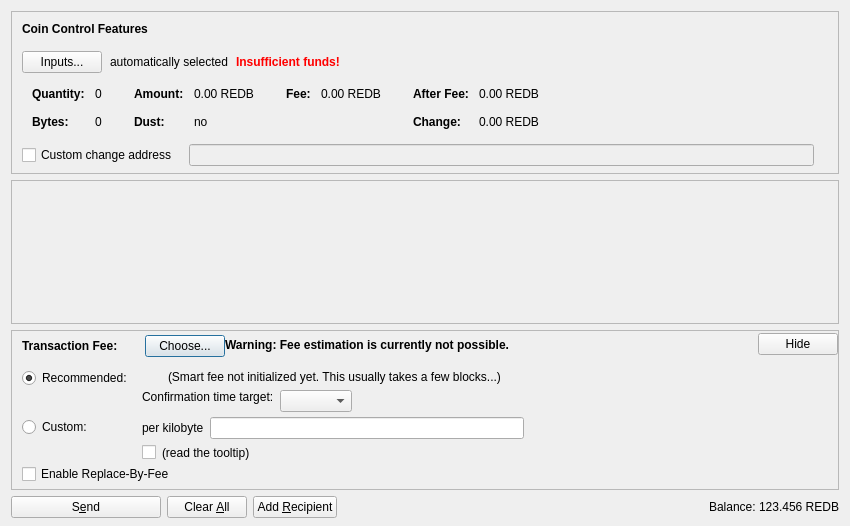
<?xml version="1.0" encoding="UTF-8"?>
<ui version="4.0">
 <class>SendCoinsDialog</class>
 <widget class="QDialog" name="SendCoinsDialog">
  <property name="geometry">
   <rect>
    <x>0</x>
    <y>0</y>
    <width>850</width>
    <height>526</height>
   </rect>
  </property>
  <property name="windowTitle">
   <string>Send Coins</string>
  </property>
  <layout class="QVBoxLayout" name="verticalLayout" stretch="0,1,0,0">
   <property name="bottomMargin">
    <number>8</number>
   </property>
   <item>
    <widget class="QFrame" name="frameCoinControl">
     <property name="sizePolicy">
      <sizepolicy hsizetype="Expanding" vsizetype="Expanding">
       <horstretch>0</horstretch>
       <verstretch>0</verstretch>
      </sizepolicy>
     </property>
     <property name="maximumSize">
      <size>
       <width>16777215</width>
       <height>16777215</height>
      </size>
     </property>
     <property name="frameShape">
      <enum>QFrame::StyledPanel</enum>
     </property>
     <property name="frameShadow">
      <enum>QFrame::Sunken</enum>
     </property>
     <layout class="QVBoxLayout" name="verticalLayoutCoinControl2">
      <property name="spacing">
       <number>0</number>
      </property>
      <property name="leftMargin">
       <number>0</number>
      </property>
      <property name="topMargin">
       <number>0</number>
      </property>
      <property name="rightMargin">
       <number>0</number>
      </property>
      <property name="bottomMargin">
       <number>6</number>
      </property>
      <item>
       <layout class="QVBoxLayout" name="verticalLayoutCoinControl" stretch="0,0,0,0,1">
        <property name="spacing">
         <number>0</number>
        </property>
        <property name="leftMargin">
         <number>10</number>
        </property>
        <property name="topMargin">
         <number>10</number>
        </property>
        <item>
         <layout class="QHBoxLayout" name="horizontalLayoutCoinControl1">
          <property name="bottomMargin">
           <number>15</number>
          </property>
          <item>
           <widget class="QLabel" name="labelCoinControlFeatures">
            <property name="sizePolicy">
             <sizepolicy hsizetype="Preferred" vsizetype="Maximum">
              <horstretch>0</horstretch>
              <verstretch>0</verstretch>
             </sizepolicy>
            </property>
            <property name="font">
             <font>
              <weight>75</weight>
              <bold>true</bold>
             </font>
            </property>
            <property name="styleSheet">
             <string notr="true">font-weight:bold;</string>
            </property>
            <property name="text">
             <string>Coin Control Features</string>
            </property>
           </widget>
          </item>
         </layout>
        </item>
        <item>
         <layout class="QHBoxLayout" name="horizontalLayoutCoinControl2" stretch="0,0,0,0">
          <property name="spacing">
           <number>8</number>
          </property>
          <property name="bottomMargin">
           <number>10</number>
          </property>
          <item>
           <widget class="QPushButton" name="pushButtonCoinControl">
            <property name="styleSheet">
             <string notr="true"/>
            </property>
            <property name="text">
             <string>Inputs...</string>
            </property>
            <property name="autoDefault">
             <bool>false</bool>
            </property>
           </widget>
          </item>
          <item>
           <widget class="QLabel" name="labelCoinControlAutomaticallySelected">
            <property name="text">
             <string>automatically selected</string>
            </property>
            <property name="margin">
             <number>5</number>
            </property>
           </widget>
          </item>
          <item>
           <widget class="QLabel" name="labelCoinControlInsuffFunds">
            <property name="font">
             <font>
              <weight>75</weight>
              <bold>true</bold>
             </font>
            </property>
            <property name="styleSheet">
             <string notr="true">color:red;font-weight:bold;</string>
            </property>
            <property name="text">
             <string>Insufficient funds!</string>
            </property>
            <property name="margin">
             <number>5</number>
            </property>
           </widget>
          </item>
          <item>
           <spacer name="horizontalSpacerCoinControl">
            <property name="orientation">
             <enum>Qt::Horizontal</enum>
            </property>
            <property name="sizeHint" stdset="0">
             <size>
              <width>40</width>
              <height>1</height>
             </size>
            </property>
           </spacer>
          </item>
         </layout>
        </item>
        <item>
         <widget class="QWidget" name="widgetCoinControl" native="true">
          <property name="sizePolicy">
           <sizepolicy hsizetype="Preferred" vsizetype="Preferred">
            <horstretch>0</horstretch>
            <verstretch>0</verstretch>
           </sizepolicy>
          </property>
          <property name="minimumSize">
           <size>
            <width>0</width>
            <height>0</height>
           </size>
          </property>
          <property name="styleSheet">
           <string notr="true"/>
          </property>
          <layout class="QHBoxLayout" name="horizontalLayoutCoinControl5">
           <property name="leftMargin">
            <number>0</number>
           </property>
           <property name="topMargin">
            <number>0</number>
           </property>
           <property name="rightMargin">
            <number>0</number>
           </property>
           <property name="bottomMargin">
            <number>0</number>
           </property>
           <item>
            <layout class="QHBoxLayout" name="horizontalLayoutCoinControl3" stretch="0,0,0,1">
             <property name="spacing">
              <number>20</number>
             </property>
             <property name="topMargin">
              <number>0</number>
             </property>
             <property name="bottomMargin">
              <number>10</number>
             </property>
             <item>
              <layout class="QFormLayout" name="formLayoutCoinControl1">
               <property name="horizontalSpacing">
                <number>10</number>
               </property>
               <property name="verticalSpacing">
                <number>14</number>
               </property>
               <property name="leftMargin">
                <number>10</number>
               </property>
               <property name="topMargin">
                <number>4</number>
               </property>
               <property name="rightMargin">
                <number>6</number>
               </property>
               <item row="0" column="0">
                <widget class="QLabel" name="labelCoinControlQuantityText">
                 <property name="font">
                  <font>
                   <weight>75</weight>
                   <bold>true</bold>
                  </font>
                 </property>
                 <property name="text">
                  <string>Quantity:</string>
                 </property>
                 <property name="margin">
                  <number>0</number>
                 </property>
                </widget>
               </item>
               <item row="0" column="1">
                <widget class="QLabel" name="labelCoinControlQuantity">
                 <property name="cursor">
                  <cursorShape>IBeamCursor</cursorShape>
                 </property>
                 <property name="contextMenuPolicy">
                  <enum>Qt::ActionsContextMenu</enum>
                 </property>
                 <property name="text">
                  <string notr="true">0</string>
                 </property>
                 <property name="margin">
                  <number>0</number>
                 </property>
                 <property name="textInteractionFlags">
                  <set>Qt::LinksAccessibleByMouse|Qt::TextSelectableByKeyboard|Qt::TextSelectableByMouse</set>
                 </property>
                </widget>
               </item>
               <item row="1" column="0">
                <widget class="QLabel" name="labelCoinControlBytesText">
                 <property name="font">
                  <font>
                   <weight>75</weight>
                   <bold>true</bold>
                  </font>
                 </property>
                 <property name="text">
                  <string>Bytes:</string>
                 </property>
                </widget>
               </item>
               <item row="1" column="1">
                <widget class="QLabel" name="labelCoinControlBytes">
                 <property name="cursor">
                  <cursorShape>IBeamCursor</cursorShape>
                 </property>
                 <property name="contextMenuPolicy">
                  <enum>Qt::ActionsContextMenu</enum>
                 </property>
                 <property name="text">
                  <string notr="true">0</string>
                 </property>
                 <property name="textInteractionFlags">
                  <set>Qt::LinksAccessibleByMouse|Qt::TextSelectableByKeyboard|Qt::TextSelectableByMouse</set>
                 </property>
                </widget>
               </item>
              </layout>
             </item>
             <item>
              <layout class="QFormLayout" name="formLayoutCoinControl2">
               <property name="horizontalSpacing">
                <number>10</number>
               </property>
               <property name="verticalSpacing">
                <number>14</number>
               </property>
               <property name="leftMargin">
                <number>6</number>
               </property>
               <property name="topMargin">
                <number>4</number>
               </property>
               <property name="rightMargin">
                <number>6</number>
               </property>
               <item row="0" column="0">
                <widget class="QLabel" name="labelCoinControlAmountText">
                 <property name="font">
                  <font>
                   <weight>75</weight>
                   <bold>true</bold>
                  </font>
                 </property>
                 <property name="text">
                  <string>Amount:</string>
                 </property>
                 <property name="margin">
                  <number>0</number>
                 </property>
                </widget>
               </item>
               <item row="0" column="1">
                <widget class="QLabel" name="labelCoinControlAmount">
                 <property name="cursor">
                  <cursorShape>IBeamCursor</cursorShape>
                 </property>
                 <property name="contextMenuPolicy">
                  <enum>Qt::ActionsContextMenu</enum>
                 </property>
                 <property name="text">
                  <string notr="true">0.00 REDB</string>
                 </property>
                 <property name="textInteractionFlags">
                  <set>Qt::LinksAccessibleByMouse|Qt::TextSelectableByKeyboard|Qt::TextSelectableByMouse</set>
                 </property>
                </widget>
               </item>
               <item row="1" column="0">
                <widget class="QLabel" name="labelCoinControlLowOutputText">
                 <property name="font">
                  <font>
                   <weight>75</weight>
                   <bold>true</bold>
                  </font>
                 </property>
                 <property name="text">
                  <string>Dust:</string>
                 </property>
                </widget>
               </item>
               <item row="1" column="1">
                <widget class="QLabel" name="labelCoinControlLowOutput">
                 <property name="cursor">
                  <cursorShape>IBeamCursor</cursorShape>
                 </property>
                 <property name="contextMenuPolicy">
                  <enum>Qt::ActionsContextMenu</enum>
                 </property>
                 <property name="text">
                  <string notr="true">no</string>
                 </property>
                 <property name="textInteractionFlags">
                  <set>Qt::LinksAccessibleByMouse|Qt::TextSelectableByKeyboard|Qt::TextSelectableByMouse</set>
                 </property>
                </widget>
               </item>
              </layout>
             </item>
             <item>
              <layout class="QFormLayout" name="formLayoutCoinControl3">
               <property name="horizontalSpacing">
                <number>10</number>
               </property>
               <property name="verticalSpacing">
                <number>14</number>
               </property>
               <property name="leftMargin">
                <number>6</number>
               </property>
               <property name="topMargin">
                <number>4</number>
               </property>
               <property name="rightMargin">
                <number>6</number>
               </property>
               <item row="0" column="0">
                <widget class="QLabel" name="labelCoinControlFeeText">
                 <property name="font">
                  <font>
                   <weight>75</weight>
                   <bold>true</bold>
                  </font>
                 </property>
                 <property name="text">
                  <string>Fee:</string>
                 </property>
                 <property name="margin">
                  <number>0</number>
                 </property>
                </widget>
               </item>
               <item row="0" column="1">
                <widget class="QLabel" name="labelCoinControlFee">
                 <property name="cursor">
                  <cursorShape>IBeamCursor</cursorShape>
                 </property>
                 <property name="contextMenuPolicy">
                  <enum>Qt::ActionsContextMenu</enum>
                 </property>
                 <property name="text">
                  <string notr="true">0.00 REDB</string>
                 </property>
                 <property name="textInteractionFlags">
                  <set>Qt::LinksAccessibleByMouse|Qt::TextSelectableByKeyboard|Qt::TextSelectableByMouse</set>
                 </property>
                </widget>
               </item>
              </layout>
             </item>
             <item>
              <layout class="QFormLayout" name="formLayoutCoinControl4">
               <property name="horizontalSpacing">
                <number>10</number>
               </property>
               <property name="verticalSpacing">
                <number>14</number>
               </property>
               <property name="leftMargin">
                <number>6</number>
               </property>
               <property name="topMargin">
                <number>4</number>
               </property>
               <property name="rightMargin">
                <number>6</number>
               </property>
               <item row="0" column="0">
                <widget class="QLabel" name="labelCoinControlAfterFeeText">
                 <property name="font">
                  <font>
                   <weight>75</weight>
                   <bold>true</bold>
                  </font>
                 </property>
                 <property name="text">
                  <string>After Fee:</string>
                 </property>
                 <property name="margin">
                  <number>0</number>
                 </property>
                </widget>
               </item>
               <item row="0" column="1">
                <widget class="QLabel" name="labelCoinControlAfterFee">
                 <property name="cursor">
                  <cursorShape>IBeamCursor</cursorShape>
                 </property>
                 <property name="contextMenuPolicy">
                  <enum>Qt::ActionsContextMenu</enum>
                 </property>
                 <property name="text">
                  <string notr="true">0.00 REDB</string>
                 </property>
                 <property name="textInteractionFlags">
                  <set>Qt::LinksAccessibleByMouse|Qt::TextSelectableByKeyboard|Qt::TextSelectableByMouse</set>
                 </property>
                </widget>
               </item>
               <item row="1" column="0">
                <widget class="QLabel" name="labelCoinControlChangeText">
                 <property name="font">
                  <font>
                   <weight>75</weight>
                   <bold>true</bold>
                  </font>
                 </property>
                 <property name="text">
                  <string>Change:</string>
                 </property>
                </widget>
               </item>
               <item row="1" column="1">
                <widget class="QLabel" name="labelCoinControlChange">
                 <property name="cursor">
                  <cursorShape>IBeamCursor</cursorShape>
                 </property>
                 <property name="contextMenuPolicy">
                  <enum>Qt::ActionsContextMenu</enum>
                 </property>
                 <property name="text">
                  <string notr="true">0.00 REDB</string>
                 </property>
                 <property name="textInteractionFlags">
                  <set>Qt::LinksAccessibleByMouse|Qt::TextSelectableByKeyboard|Qt::TextSelectableByMouse</set>
                 </property>
                </widget>
               </item>
              </layout>
             </item>
            </layout>
           </item>
          </layout>
         </widget>
        </item>
        <item>
         <layout class="QHBoxLayout" name="horizontalLayoutCoinControl4" stretch="0,0,0">
          <property name="spacing">
           <number>12</number>
          </property>
          <property name="sizeConstraint">
           <enum>QLayout::SetDefaultConstraint</enum>
          </property>
          <property name="topMargin">
           <number>5</number>
          </property>
          <property name="rightMargin">
           <number>5</number>
          </property>
          <item>
           <widget class="QCheckBox" name="checkBoxCoinControlChange">
            <property name="toolTip">
             <string>If this is activated, but the change address is empty or invalid, change will be sent to a newly generated address.</string>
            </property>
            <property name="text">
             <string>Custom change address</string>
            </property>
           </widget>
          </item>
          <item>
           <widget class="QValidatedLineEdit" name="lineEditCoinControlChange">
            <property name="enabled">
             <bool>false</bool>
            </property>
            <property name="sizePolicy">
             <sizepolicy hsizetype="Expanding" vsizetype="Fixed">
              <horstretch>0</horstretch>
              <verstretch>0</verstretch>
             </sizepolicy>
            </property>
           </widget>
          </item>
          <item>
           <widget class="QLabel" name="labelCoinControlChangeLabel">
            <property name="sizePolicy">
             <sizepolicy hsizetype="Preferred" vsizetype="Expanding">
              <horstretch>0</horstretch>
              <verstretch>0</verstretch>
             </sizepolicy>
            </property>
            <property name="minimumSize">
             <size>
              <width>0</width>
              <height>0</height>
             </size>
            </property>
            <property name="text">
             <string/>
            </property>
            <property name="margin">
             <number>3</number>
            </property>
           </widget>
          </item>
         </layout>
        </item>
        <item>
         <spacer name="verticalSpacerCoinControl">
          <property name="orientation">
           <enum>Qt::Vertical</enum>
          </property>
          <property name="sizeHint" stdset="0">
           <size>
            <width>800</width>
            <height>1</height>
           </size>
          </property>
         </spacer>
        </item>
       </layout>
      </item>
     </layout>
    </widget>
   </item>
   <item>
    <widget class="QScrollArea" name="scrollArea">
     <property name="widgetResizable">
      <bool>true</bool>
     </property>
     <widget class="QWidget" name="scrollAreaWidgetContents">
      <property name="geometry">
       <rect>
        <x>0</x>
        <y>0</y>
        <width>830</width>
        <height>104</height>
       </rect>
      </property>
      <layout class="QVBoxLayout" name="verticalLayout_2" stretch="0,1">
       <property name="leftMargin">
        <number>0</number>
       </property>
       <property name="topMargin">
        <number>0</number>
       </property>
       <property name="rightMargin">
        <number>0</number>
       </property>
       <property name="bottomMargin">
        <number>0</number>
       </property>
       <item>
        <layout class="QVBoxLayout" name="entries">
         <property name="spacing">
          <number>6</number>
         </property>
        </layout>
       </item>
       <item>
        <spacer name="verticalSpacer">
         <property name="orientation">
          <enum>Qt::Vertical</enum>
         </property>
         <property name="sizeHint" stdset="0">
          <size>
           <width>20</width>
           <height>40</height>
          </size>
         </property>
        </spacer>
       </item>
      </layout>
     </widget>
    </widget>
   </item>
   <item>
    <widget class="QFrame" name="frameFee">
     <property name="sizePolicy">
      <sizepolicy hsizetype="Expanding" vsizetype="Expanding">
       <horstretch>0</horstretch>
       <verstretch>0</verstretch>
      </sizepolicy>
     </property>
     <property name="maximumSize">
      <size>
       <width>16777215</width>
       <height>16777215</height>
      </size>
     </property>
     <property name="frameShape">
      <enum>QFrame::StyledPanel</enum>
     </property>
     <property name="frameShadow">
      <enum>QFrame::Sunken</enum>
     </property>
     <layout class="QVBoxLayout" name="verticalLayoutFee1">
      <property name="spacing">
       <number>0</number>
      </property>
      <property name="leftMargin">
       <number>0</number>
      </property>
      <property name="topMargin">
       <number>0</number>
      </property>
      <property name="rightMargin">
       <number>0</number>
      </property>
      <property name="bottomMargin">
       <number>0</number>
      </property>
      <item>
       <layout class="QVBoxLayout" name="verticalLayoutFee2" stretch="0,0,0">
        <property name="spacing">
         <number>0</number>
        </property>
        <property name="leftMargin">
         <number>10</number>
        </property>
        <property name="topMargin">
         <number>0</number>
        </property>
        <item>
         <layout class="QHBoxLayout" name="horizontalLayoutFee1">
          <property name="bottomMargin">
           <number>0</number>
          </property>
          <item>
           <layout class="QVBoxLayout" name="verticalLayoutFee7">
            <property name="spacing">
             <number>0</number>
            </property>
            <item>
             <spacer name="verticalSpacerSmartFee">
              <property name="orientation">
               <enum>Qt::Vertical</enum>
              </property>
              <property name="sizeType">
               <enum>QSizePolicy::Fixed</enum>
              </property>
              <property name="sizeHint" stdset="0">
               <size>
                <width>1</width>
                <height>4</height>
               </size>
              </property>
             </spacer>
            </item>
            <item>
             <layout class="QHBoxLayout" name="horizontalLayoutSmartFee">
              <property name="spacing">
               <number>10</number>
              </property>
              <item>
               <widget class="QLabel" name="labelFeeHeadline">
                <property name="sizePolicy">
                 <sizepolicy hsizetype="Preferred" vsizetype="Maximum">
                  <horstretch>0</horstretch>
                  <verstretch>0</verstretch>
                 </sizepolicy>
                </property>
                <property name="font">
                 <font>
                  <weight>75</weight>
                  <bold>true</bold>
                 </font>
                </property>
                <property name="styleSheet">
                 <string notr="true">font-weight:bold;</string>
                </property>
                <property name="text">
                 <string>Transaction Fee:</string>
                </property>
               </widget>
              </item>
              <item>
               <widget class="QLabel" name="labelFeeMinimized">
                <property name="text">
                 <string/>
                </property>
               </widget>
              </item>
              <item>
               <widget class="QPushButton" name="buttonChooseFee">
                <property name="text">
                 <string>Choose...</string>
                </property>
               </widget>
              </item>
             </layout>
            </item>
            <item>
             <spacer name="verticalSpacer_5">
              <property name="orientation">
               <enum>Qt::Vertical</enum>
              </property>
              <property name="sizeHint" stdset="0">
               <size>
                <width>1</width>
                <height>1</height>
               </size>
              </property>
             </spacer>
            </item>
           </layout>
          </item>
          <item>
           <widget class="QLabel" name="fallbackFeeWarningLabel">
            <property name="toolTip">
             <string>Using the fallbackfee can result in sending a transaction that will take several hours or days (or never) to confirm. Consider choosing your fee manually or wait until you have validated the complete chain.</string>
            </property>
            <property name="font">
            <font>
                <weight>75</weight>
                <bold>true</bold>
            </font>
            </property>
            <property name="text">
             <string>Warning: Fee estimation is currently not possible.</string>
            </property>
            <property name="wordWrap">
             <bool>false</bool>
            </property>
           </widget>
          </item>
          <item>
           <spacer name="horizontalSpacer_4">
            <property name="orientation">
             <enum>Qt::Horizontal</enum>
            </property>
            <property name="sizeType">
             <enum>QSizePolicy::MinimumExpanding</enum>
            </property>
            <property name="sizeHint" stdset="0">
             <size>
              <width>40</width>
              <height>20</height>
             </size>
            </property>
           </spacer>
          </item>
          <item>
           <widget class="QPushButton" name="buttonMinimizeFee">
            <property name="toolTip">
             <string>collapse fee-settings</string>
            </property>
            <property name="text">
             <string>Hide</string>
            </property>
           </widget>
          </item>
         </layout>
        </item>
        <item>
         <widget class="QFrame" name="frameFeeSelection">
          <layout class="QVBoxLayout" name="verticalLayoutFee12">
           <property name="spacing">
            <number>0</number>
           </property>
           <property name="leftMargin">
            <number>0</number>
           </property>
           <property name="topMargin">
            <number>0</number>
           </property>
           <property name="rightMargin">
            <number>0</number>
           </property>
           <property name="bottomMargin">
            <number>0</number>
           </property>
           <item>
            <layout class="QGridLayout" name="gridLayoutFee">
             <property name="topMargin">
              <number>10</number>
             </property>
             <property name="bottomMargin">
              <number>4</number>
             </property>
             <property name="horizontalSpacing">
              <number>10</number>
             </property>
             <property name="verticalSpacing">
              <number>4</number>
             </property>
             <item row="1" column="1">
              <layout class="QVBoxLayout" name="verticalLayoutFee8">
               <property name="spacing">
                <number>6</number>
               </property>
               <item>
                <layout class="QHBoxLayout" name="horizontalLayoutFee13">
                 <item>
                  <widget class="QLabel" name="labelCustomPerKilobyte">
                   <property name="toolTip">
                    <string>Specify a custom fee per kB (1,000 bytes) of the transaction's virtual size.

Note:  Since the fee is calculated on a per-byte basis, a fee of "100 satoshis per kB" for a transaction size of 500 bytes (half of 1 kB) would ultimately yield a fee of only 50 satoshis.</string>
                   </property>
                   <property name="text">
                    <string>per kilobyte</string>
                   </property>
                  </widget>
                 </item>
                 <item>
                  <widget class="BitcoinAmountField" name="customFee"/>
                 </item>
                 <item>
                  <spacer name="horizontalSpacer_6">
                   <property name="orientation">
                    <enum>Qt::Horizontal</enum>
                   </property>
                   <property name="sizeHint" stdset="0">
                    <size>
                     <width>1</width>
                     <height>1</height>
                    </size>
                   </property>
                  </spacer>
                 </item>
                </layout>
               </item>
               <item>
                <layout class="QHBoxLayout" name="horizontalLayoutFee8">
                 <item>
                  <widget class="QCheckBox" name="checkBoxMinimumFee">
                   <property name="toolTip">
                    <string>Paying only the minimum fee is just fine as long as there is less transaction volume than space in the blocks. But be aware that this can end up in a never confirming transaction once there is more demand for bitcoin transactions than the network can process.</string>
                   </property>
                   <property name="text">
                    <string/>
                   </property>
                  </widget>
                 </item>
                 <item>
                  <widget class="QLabel" name="labelMinFeeWarning">
                   <property name="enabled">
                    <bool>true</bool>
                   </property>
                   <property name="toolTip">
                    <string>Paying only the minimum fee is just fine as long as there is less transaction volume than space in the blocks. But be aware that this can end up in a never confirming transaction once there is more demand for bitcoin transactions than the network can process.</string>
                   </property>
                   <property name="text">
                    <string>(read the tooltip)</string>
                   </property>
                   <property name="margin">
                    <number>5</number>
                   </property>
                  </widget>
                 </item>
                 <item>
                  <spacer name="horizontalSpacer_2">
                   <property name="orientation">
                    <enum>Qt::Horizontal</enum>
                   </property>
                   <property name="sizeHint" stdset="0">
                    <size>
                     <width>1</width>
                     <height>1</height>
                    </size>
                   </property>
                  </spacer>
                 </item>
                </layout>
               </item>
              </layout>
             </item>
             <item row="0" column="0">
              <layout class="QVBoxLayout" name="verticalLayoutFee4" stretch="0,1">
               <item>
                <widget class="QRadioButton" name="radioSmartFee">
                 <property name="text">
                  <string>Recommended:</string>
                 </property>
                 <property name="checked">
                  <bool>true</bool>
                 </property>
                 <attribute name="buttonGroup">
                  <string notr="true">groupFee</string>
                 </attribute>
                </widget>
               </item>
               <item>
                <spacer name="verticalSpacer_2">
                 <property name="orientation">
                  <enum>Qt::Vertical</enum>
                 </property>
                 <property name="sizeHint" stdset="0">
                  <size>
                   <width>1</width>
                   <height>1</height>
                  </size>
                 </property>
                </spacer>
               </item>
              </layout>
             </item>
             <item row="1" column="0">
              <layout class="QVBoxLayout" name="verticalLayoutFee9" stretch="0,1">
               <item>
                <widget class="QRadioButton" name="radioCustomFee">
                 <property name="text">
                  <string>Custom:</string>
                 </property>
                 <attribute name="buttonGroup">
                  <string notr="true">groupFee</string>
                 </attribute>
                </widget>
               </item>
               <item>
                <spacer name="verticalSpacer_6">
                 <property name="orientation">
                  <enum>Qt::Vertical</enum>
                 </property>
                 <property name="sizeHint" stdset="0">
                  <size>
                   <width>1</width>
                   <height>1</height>
                  </size>
                 </property>
                </spacer>
               </item>
              </layout>
             </item>
             <item row="0" column="1">
              <layout class="QVBoxLayout" name="verticalLayoutFee3" stretch="0,0,1">
               <property name="spacing">
                <number>6</number>
               </property>
               <property name="topMargin">
                <number>2</number>
               </property>
               <item>
                <layout class="QHBoxLayout" name="horizontalLayoutFee12">
                 <item>
                  <widget class="QLabel" name="labelSmartFee">
                   <property name="text">
                    <string/>
                   </property>
                   <property name="margin">
                    <number>2</number>
                   </property>
                  </widget>
                 </item>
                 <item>
                  <widget class="QLabel" name="labelFeeEstimation">
                   <property name="text">
                    <string/>
                   </property>
                  </widget>
                 </item>
                 <item>
                  <widget class="QLabel" name="labelSmartFee2">
                   <property name="text">
                    <string>(Smart fee not initialized yet. This usually takes a few blocks...)</string>
                   </property>
                   <property name="margin">
                    <number>2</number>
                   </property>
                  </widget>
                 </item>
                 <item>
                  <spacer name="horizontalSpacer_5">
                   <property name="orientation">
                    <enum>Qt::Horizontal</enum>
                   </property>
                   <property name="sizeHint" stdset="0">
                    <size>
                     <width>1</width>
                     <height>1</height>
                    </size>
                   </property>
                  </spacer>
                 </item>
                </layout>
               </item>
               <item>
                <layout class="QHBoxLayout" name="horizontalLayoutFee9">
                 <item>
                  <layout class="QVBoxLayout" name="verticalLayoutFee6">
                   <item>
                    <widget class="QLabel" name="labelSmartFee3">
                     <property name="text">
                      <string>Confirmation time target:</string>
                     </property>
                     <property name="margin">
                      <number>2</number>
                     </property>
                    </widget>
                   </item>
                   <item>
                    <spacer name="verticalSpacer_3">
                     <property name="orientation">
                      <enum>Qt::Vertical</enum>
                     </property>
                     <property name="sizeHint" stdset="0">
                      <size>
                       <width>1</width>
                       <height>1</height>
                      </size>
                     </property>
                    </spacer>
                   </item>
                  </layout>
                 </item>
                 <item>
                  <layout class="QVBoxLayout" name="verticalLayoutFee5">
                   <property name="rightMargin">
                    <number>30</number>
                   </property>
                   <item>
                    <layout class="QHBoxLayout" name="horizontalLayoutConfTarget">
                     <property name="bottomMargin">
                      <number>0</number>
                     </property>
                     <item>
                      <widget class="QComboBox" name="confTargetSelector"/>
                     </item>
                     <item>
                      <spacer name="horizontalSpacerConfTarget">
                       <property name="orientation">
                        <enum>Qt::Horizontal</enum>
                       </property>
                       <property name="sizeHint" stdset="0">
                        <size>
                         <width>40</width>
                         <height>20</height>
                        </size>
                       </property>
                      </spacer>
                     </item>
                    </layout>
                   </item>
                  </layout>
                 </item>
                </layout>
               </item>
               <item>
                <spacer name="verticalSpacer_4">
                 <property name="orientation">
                  <enum>Qt::Vertical</enum>
                 </property>
                 <property name="sizeHint" stdset="0">
                  <size>
                   <width>1</width>
                   <height>1</height>
                  </size>
                 </property>
                </spacer>
               </item>
              </layout>
             </item>
            </layout>
           </item>
           <item>
            <widget class="QCheckBox" name="optInRBF">
             <property name="text">
              <string>Enable Replace-By-Fee</string>
             </property>
             <property name="toolTip">
              <string>With Replace-By-Fee (BIP-125) you can increase a transaction's fee after it is sent. Without this, a higher fee may be recommended to compensate for increased transaction delay risk.</string>
             </property>
            </widget>
           </item>
          </layout>
         </widget>
        </item>
        <item>
         <spacer name="verticalSpacerFee">
          <property name="orientation">
           <enum>Qt::Vertical</enum>
          </property>
          <property name="sizeHint" stdset="0">
           <size>
            <width>40</width>
            <height>5</height>
           </size>
          </property>
         </spacer>
        </item>
       </layout>
      </item>
     </layout>
    </widget>
   </item>
   <item>
    <layout class="QHBoxLayout" name="horizontalLayout">
     <item>
      <widget class="QPushButton" name="sendButton">
       <property name="minimumSize">
        <size>
         <width>150</width>
         <height>0</height>
        </size>
       </property>
       <property name="toolTip">
        <string>Confirm the send action</string>
       </property>
       <property name="text">
        <string>S&amp;end</string>
       </property>
       <property name="icon">
        <iconset resource="../bitcoin.qrc">
         <normaloff>:/icons/send</normaloff>:/icons/send</iconset>
       </property>
       <property name="autoDefault">
        <bool>false</bool>
       </property>
       <property name="default">
        <bool>false</bool>
       </property>
      </widget>
     </item>
     <item>
      <widget class="QPushButton" name="clearButton">
       <property name="sizePolicy">
        <sizepolicy hsizetype="Minimum" vsizetype="Fixed">
         <horstretch>0</horstretch>
         <verstretch>0</verstretch>
        </sizepolicy>
       </property>
       <property name="toolTip">
        <string>Clear all fields of the form.</string>
       </property>
       <property name="text">
        <string>Clear &amp;All</string>
       </property>
       <property name="icon">
        <iconset resource="../bitcoin.qrc">
         <normaloff>:/icons/remove</normaloff>:/icons/remove</iconset>
       </property>
       <property name="autoDefault">
        <bool>false</bool>
       </property>
      </widget>
     </item>
     <item>
      <widget class="QPushButton" name="addButton">
       <property name="toolTip">
        <string>Send to multiple recipients at once</string>
       </property>
       <property name="text">
        <string>Add &amp;Recipient</string>
       </property>
       <property name="icon">
        <iconset resource="../bitcoin.qrc">
         <normaloff>:/icons/add</normaloff>:/icons/add</iconset>
       </property>
       <property name="autoDefault">
        <bool>false</bool>
       </property>
      </widget>
     </item>
     <item>
      <spacer name="horizontalSpacer">
       <property name="orientation">
        <enum>Qt::Horizontal</enum>
       </property>
       <property name="sizeHint" stdset="0">
        <size>
         <width>40</width>
         <height>20</height>
        </size>
       </property>
      </spacer>
     </item>
     <item>
      <layout class="QHBoxLayout" name="horizontalLayout_2">
       <property name="spacing">
        <number>3</number>
       </property>
       <item>
        <widget class="QLabel" name="label">
         <property name="sizePolicy">
          <sizepolicy hsizetype="Preferred" vsizetype="Fixed">
           <horstretch>0</horstretch>
           <verstretch>0</verstretch>
          </sizepolicy>
         </property>
         <property name="text">
          <string>Balance:</string>
         </property>
        </widget>
       </item>
       <item>
        <widget class="QLabel" name="labelBalance">
         <property name="sizePolicy">
          <sizepolicy hsizetype="Preferred" vsizetype="Fixed">
           <horstretch>0</horstretch>
           <verstretch>0</verstretch>
          </sizepolicy>
         </property>
         <property name="cursor">
          <cursorShape>IBeamCursor</cursorShape>
         </property>
         <property name="text">
          <string notr="true">123.456 REDB</string>
         </property>
         <property name="textInteractionFlags">
          <set>Qt::LinksAccessibleByMouse|Qt::TextSelectableByKeyboard|Qt::TextSelectableByMouse</set>
         </property>
        </widget>
       </item>
      </layout>
     </item>
    </layout>
   </item>
  </layout>
 </widget>
 <customwidgets>
  <customwidget>
   <class>QValidatedLineEdit</class>
   <extends>QLineEdit</extends>
   <header>qt/qvalidatedlineedit.h</header>
  </customwidget>
  <customwidget>
   <class>BitcoinAmountField</class>
   <extends>QLineEdit</extends>
   <header>qt/bitcoinamountfield.h</header>
   <container>1</container>
  </customwidget>
 </customwidgets>
 <resources>
  <include location="../bitcoin.qrc"/>
 </resources>
 <connections/>
 <buttongroups>
  <buttongroup name="groupFee"/>
 </buttongroups>
</ui>
